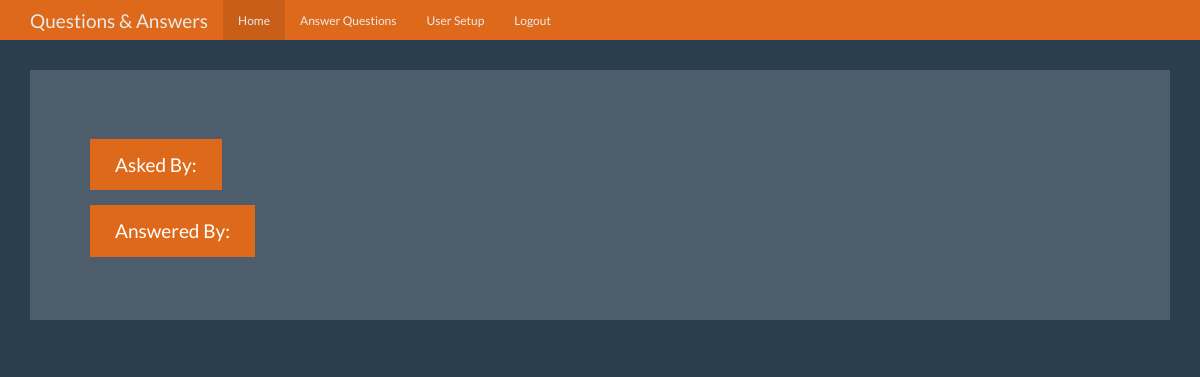
Before: /question/4 (signed in) with the older database file.
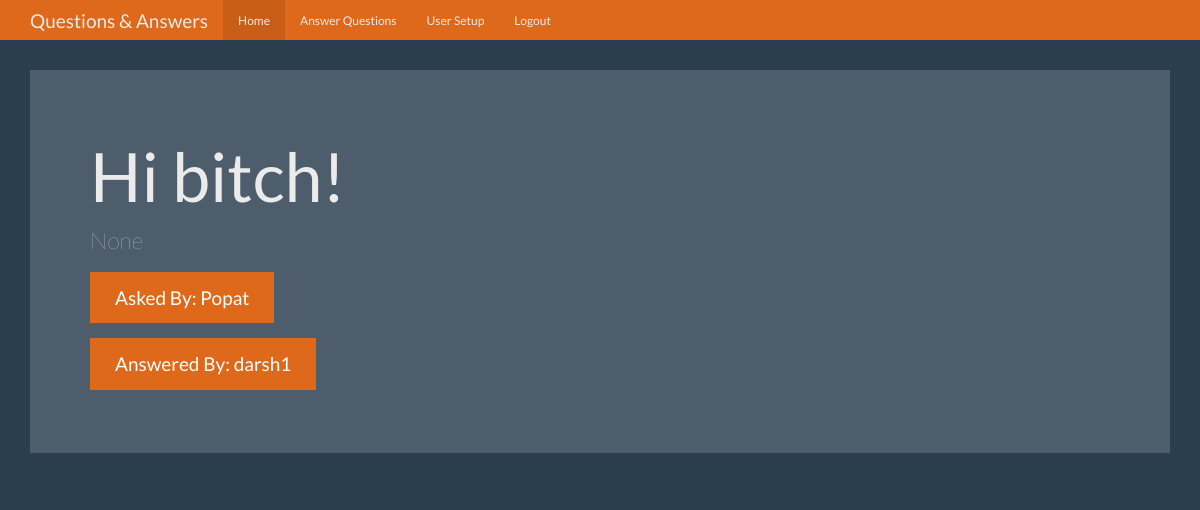
After: the same page with the newer database file.
### tables this page shows
CREATE TABLE questions(id integer primary key autoincrement,
    question_text text not null,
    answer_text text,
    asked_by integer not null,
    expert_id integer not null);

CREATE TABLE users(
    id integer primary key autoincrement,
    name text not null,
    password text not null,
    expert boolean not null,
    admin boolean not null
);

### app.py (the view)
@app.route('/question/<id>')
def question(id):
    user = get_current_user()
    db = get_db()
    cur = db.execute('select questions.question_text,questions.answer_text,askers.name as asker_name,experts.name as expert_name from questions \
        join users as askers on askers.id = questions.asked_by \
            join users as experts on experts.id = questions.expert_id where questions.id = ?',[id])
    result = cur.fetchone()
    return render_template('question.html',user = user,answer = result)

### app.py (called while the page is built)
def get_current_user():
    user_result = None
    if 'user' in session:
        user = session['user']
        db = get_db()
        cur = db.execute("select id,name,password,expert,admin from users where name = ?",[user])
        user_result = cur.fetchone()
    return user_result

### database.py (called while the page is built)
def connect_db():
    sql = sqlite3.connect('questions.db')
    sql.row_factory = sqlite3.Row
    return sql

def get_db():
    if not hasattr(g,'sqlite_db'):
        g.sqlite_db = connect_db()
    return g.sqlite_db

### templates/question.html (shortened to what this page needs)
<!DOCTYPE html>
<html lang="en">
  <head>
    <link href="{{ url_for('static',filename = 'bootstrap.min.css') }}" rel="stylesheet">
    <link href="{{ url_for('static',filename = 'theme.css') }}" rel="stylesheet">
  </head>
  <body>
    <nav class="navbar navbar-inverse navbar-fixed-top">
      <div class="container">
        <div class="navbar-header">
          <a class="navbar-brand" href="#">Questions & Answers</a>
        </div>
        <div id="navbar" class="navbar-collapse collapse">
          <ul class="nav navbar-nav">
            <li class="active"><a href="{{url_for('index')}}">Home</a></li>
            {% if user and user['expert'] == 1 %}
            <li><a href="{{url_for('unanswered')}}">Answer Questions</a></li>
            {% endif %}
            {% if user and user['admin'] == 1 %}
            <li><a href="{{url_for('users')}}">User Setup</a></li>
            {% endif %}
            {% if user %}
            <li><a href="{{url_for('logout')}}">Logout</a></li>
            {% endif %}
          </ul>
        </div>
      </div>
    </nav>
    <div class="container theme-showcase" role="main">
      <div class="jumbotron">
        <h1>{{answer['question_text']}}</h1>
        <p>{{answer['answer_text']}}</p>
        <p><a class="btn btn-primary btn-lg">Asked By: {{answer['asker_name']}}</a></p>
        <p><a class="btn btn-primary btn-lg">Answered By: {{answer['expert_name']}}</a></p>
      </div>
    </div>
  </body>
</html>

Changed rows visible on the page:
added questions: question_text "Hi bitch!"
added users: asker_name "Popat"
now on this page (row unchanged): users: expert_name "darsh1"
Other visible differences:
{{ answer['answer_text'] }}: (not shown) → "None"
